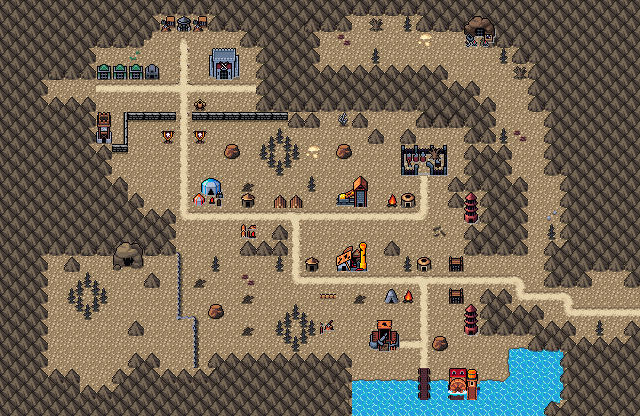

This is a level from a 2D game, rendered from its Tiled map with the project's own tilesets. A one-line summary and the map file follow, with tile-layer data summarised:
An orthogonal 40x26 tile map with 16x16 px tiles, 4 tile layers (Background, Ground, Mountain Walls, Clutter), 2 tilesets and 30 objects.

<map version="1.10" tiledversion="1.10.2" orientation="orthogonal" renderorder="right-down" width="40" height="26" tilewidth="16" tileheight="16" infinite="0" nextlayerid="8" nextobjectid="107">
 <editorsettings>
  <export target="wastetown..tmx" format="tmx" />
 </editorsettings>
 <tileset firstgid="1" source="../../tileset/main.tsx" />
 <tileset firstgid="10113" source="../../tileset/buildings.tsx" />
 <layer id="1" name="Background" width="40" height="26">
  <data>[1040 cells, 1039 non-empty, 12 distinct tile ids]</data>
 </layer>
 <layer id="2" name="Ground" width="40" height="26">
  <data>[1040 cells, 1020 non-empty, 18 distinct tile ids]</data>
 </layer>
 <layer id="7" name="Mountain Walls" width="40" height="26">
  <data>[1040 cells, 521 non-empty, 48 distinct tile ids]</data>
 </layer>
 <layer id="3" name="Clutter" width="40" height="26">
  <properties>
   <property name="spriteLayer" type="bool" value="true" />
  </properties>
  <data>[1040 cells, 670 non-empty, 104 distinct tile ids]</data>
 </layer>
 <objectgroup id="4" name="Objects">
  <object id="48" template="../../obj/treasure.tx" x="110.444" y="326.898" />
  <object id="51" template="../../obj/treasure.tx" x="176.166" y="54.6663" />
  <object id="57" template="../../obj/enemy.tx" x="453.5" y="65.0004">
   <properties>
    <property name="enemy" value="Bear" />
    <property name="threatRange" type="int" value="60" />
   </properties>
  </object>
  <object id="58" template="../../obj/enemy.tx" x="340.167" y="285.167">
   <properties>
    <property name="enemy" value="Kor Warrior" />
    <property name="threatRange" type="int" value="30" />
    <property name="waypoints" value="91,92" />
   </properties>
  </object>
  <object id="59" template="../../obj/enemy.tx" x="422.5" y="196.167">
   <properties>
    <property name="enemy" value="Dwarf" />
    <property name="threatRange" type="int" value="30" />
    <property name="waypoints" value="93,94" />
   </properties>
  </object>
  <object id="61" template="../../obj/entry_right.tx" x="623.5" y="320" width="16" height="32">
   <properties>
    <property name="direction" value="right" />
   </properties>
  </object>
  <object id="67" template="../../obj/gold.tx" x="416.978" y="181.522" />
  <object id="68" template="../../obj/enemy.tx" x="471" y="285">
   <properties>
    <property name="enemy" value="Kor Warrior" />
    <property name="threatRange" type="int" value="30" />
   </properties>
  </object>
  <object id="69" template="../../obj/enemy.tx" x="288" y="224">
   <properties>
    <property name="enemy" value="Kor Warrior" />
    <property name="threatRange" type="int" value="30" />
    <property name="waypoints" value="94,95" />
   </properties>
  </object>
  <object id="70" template="../../obj/enemy.tx" x="177" y="171">
   <properties>
    <property name="enemy" value="Armored Knight " />
    <property name="threatRange" type="int" value="30" />
    <property name="waypoints" value="96,95" />
   </properties>
  </object>
  <object id="71" template="../../obj/enemy.tx" x="176" y="107.5">
   <properties>
    <property name="effect">{ "startBattleWithCardInCommandZone": [ "Nahiri Boss Effect"]
}</property>
    <property name="enemy" value="Nahiri" />
   </properties>
  </object>
  <object id="72" template="../../obj/treasure.tx" x="87.024" y="381.417" />
  <object id="73" template="../../obj/enemy.tx" x="413.724" y="311.841">
   <properties>
    <property name="enemy" value="Armored Knight " />
    <property name="threatRange" type="int" value="30" />
    <property name="waypoints" value="97,103" />
   </properties>
  </object>
  <object id="79" template="../../obj/door_down.tx" x="472.75" y="64.6667">
   <properties>
    <property name="teleport" value="../common/maps/map/nahiri/nahiricave.tmx" />
    <property name="teleportObjectId" value="71" />
   </properties>
  </object>
  <object id="85" template="../../obj/waypoint.tx" x="391.5" y="57" />
  <object id="91" template="../../obj/waypoint.tx" x="385.5" y="282.667" />
  <object id="92" template="../../obj/waypoint.tx" x="320.667" y="282" />
  <object id="93" template="../../obj/waypoint.tx" x="423.5" y="223.917" />
  <object id="94" template="../../obj/waypoint.tx" x="309.833" y="223" />
  <object id="95" template="../../obj/waypoint.tx" x="177.25" y="224" />
  <object id="96" template="../../obj/waypoint.tx" x="178" y="144.5" />
  <object id="97" template="../../obj/waypoint.tx" x="418.5" y="291.333" />
  <object id="98" template="../../obj/manashards.tx" x="233" y="107.5" />
  <object id="99" template="../../obj/manashards.tx" x="326.75" y="55.75" />
  <object id="100" template="../../obj/manashards.tx" x="49.25" y="326" />
  <object id="101" template="../../obj/manashards.tx" x="59.5" y="366.75" />
  <object id="102" template="../../obj/manashards.tx" x="486" y="375" />
  <object id="103" template="../../obj/waypoint.tx" x="413.667" y="361.667" />
  <object id="104" template="../../obj/enemy.tx" x="81.5489" y="352.323">
   <properties>
    <property name="enemy" value="Yeti" />
    <property name="threatRange" type="int" value="30" />
   </properties>
  </object>
  <object id="106" template="../../obj/door_down.tx" x="117" y="287">
   <properties>
    <property name="teleport" value="../common/maps/map/nahiri/nahiricave.tmx" />
    <property name="teleportObjectId" value="96" />
   </properties>
  </object>
 </objectgroup>
</map>
